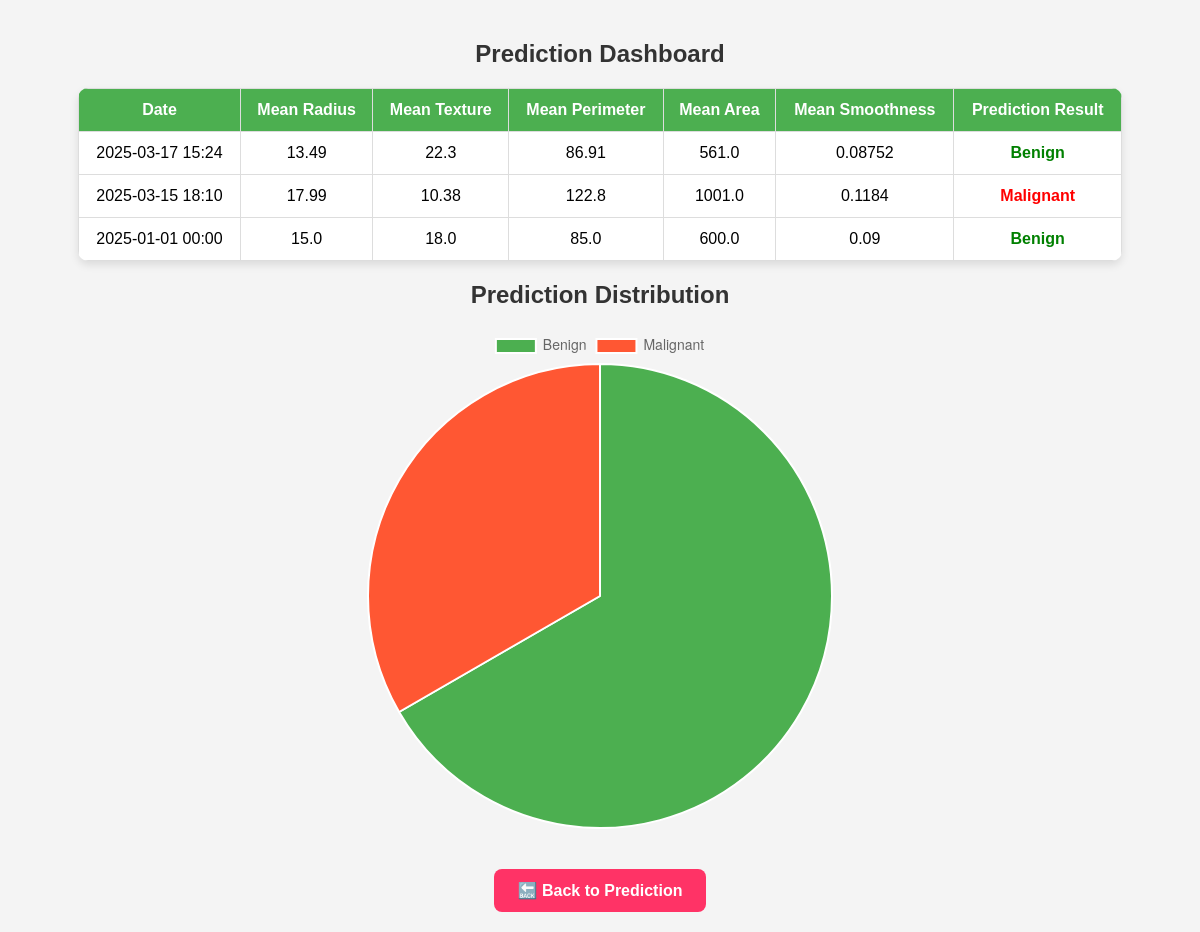
Page /dashboard/ on the earlier database version.
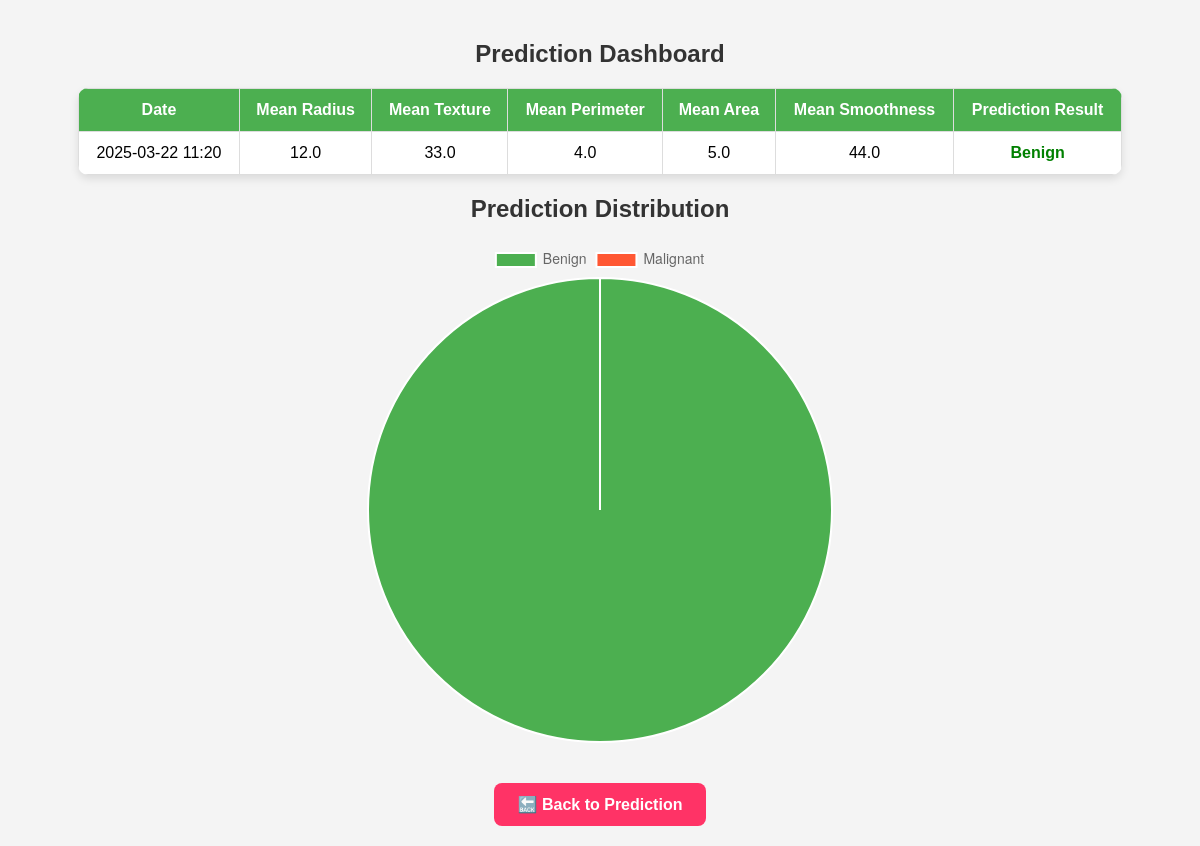
Same page on the later database version.
### Bcancer/models/prediction.py (models this page shows, shortened)
class Prediction(models.Model):
    user = models.ForeignKey(User, on_delete=models.CASCADE, related_name="predictions")  # Link to logged-in user
    mean_radius = models.FloatField()
    mean_texture = models.FloatField()
    mean_perimeter = models.FloatField()
    mean_area = models.FloatField()
    mean_smoothness = models.FloatField()
    result = models.CharField(max_length=100)  # Store prediction result (Malignant/Benign)
    created_at = models.DateTimeField(default=now)  # Auto timestamp
    class Meta:
        ordering = ['-created_at']  # Order by latest predictions first

### Bcancer/views.py (the view)
# urls.py: path('dashboard/', user_dashboard, name="dashboard"),
def user_dashboard(request):
    predictions = Prediction.objects.all().order_by('-created_at').values(
        'created_at', 'mean_radius', 'mean_texture', 'mean_perimeter',
        'mean_area', 'mean_smoothness', 'result'
    )
    benign_count = Prediction.objects.filter(result="Benign").count()
    malignant_count = Prediction.objects.filter(result="Malignant").count()
    context = {
        'predictions': predictions,
        'benign_count': benign_count,
        'malignant_count': malignant_count
    }
    return render(request, 'dashboard.html', context)

### Bcancer/templates/dashboard.html (shortened to what this page needs)
<!DOCTYPE html>
<html lang="en">
<head>
</head>
<body>
    <h2>Prediction Dashboard</h2>
    <table>
        <tr>
            <th>Date</th>
            <th>Mean Radius</th>
            <th>Mean Texture</th>
            <th>Mean Perimeter</th>
            <th>Mean Area</th>
            <th>Mean Smoothness</th>
            <th>Prediction Result</th>
        </tr>
        {% for prediction in predictions %}
        <tr>
            <td>{{ prediction.created_at|date:"Y-m-d H:i" }}</td>
            <td>{{ prediction.mean_radius }}</td>
            <td>{{ prediction.mean_texture }}</td>
            <td>{{ prediction.mean_perimeter }}</td>
            <td>{{ prediction.mean_area }}</td>
            <td>{{ prediction.mean_smoothness }}</td>
            <td>
                <strong style="color: {% if prediction.result == 'Malignant' %}red{% else %}green{% endif %};">
                    {{ prediction.result }}
                </strong>
            </td>
        </tr>
        {% empty %}
        <tr>
            <td colspan="7">No predictions yet.</td>
        </tr>
        {% endfor %}
    </table>
    <h2>Prediction Distribution</h2>
    <div class="chart-container">
        <canvas id="predictionChart"></canvas>
    </div>
    <a href="{% url 'predict_cancer' %}" class="back-button">🔙 Back to Prediction</a>
    <script>
        document.addEventListener("DOMContentLoaded", function () {
            var ctx = document.getElementById('predictionChart');
            if (ctx) {
                var benignCount = {{ benign_count|default:0 }};
                var malignantCount = {{ malignant_count|default:0 }};
                if (benignCount === 0 && malignantCount === 0) {
                    document.querySelector('.chart-container').innerHTML = "<p>No prediction data available for chart.</p>";
                } else {
                    new Chart(ctx, {
                        type: 'pie',
                        data: {
                            labels: ['Benign', 'Malignant'],
                            datasets: [{
                                data: [benignCount, malignantCount],
                                backgroundColor: ['#4CAF50', '#FF5733'],
                                hoverOffset: 4
                            }]
                        },
                        options: {
                            responsive: true,
                            plugins: {
                                legend: {
                                    position: 'top',
                                    labels: { font: { size: 14 } }
                                }
                            }
                        }
                    });
                }
            } else {
                console.error("Canvas element not found!");
            }
        });
    </script>
</body>
</html>

### Bcancer/templates/dashboard.html (style rules this page uses)
body { font-family: Arial, sans-serif; background-color: #f4f4f4; margin: 0; padding: 20px; text-align: center; }
h2 { color: #333; }
table { width: 90%; margin: 20px auto; border-collapse: collapse; background: white; box-shadow: 0 4px 8px rgba(0, 0, 0, 0.1); border-radius: 10px; overflow: hidden; }
th, td { padding: 12px; border: 1px solid #ddd; text-align: center; }
th { background-color: #4CAF50; color: white; }
.chart-container { width: 60%; max-width: 500px; margin: 20px auto; }
.back-button { display: inline-block; margin-top: 20px; padding: 12px 24px; background-color: #ff3366; color: white; text-decoration: none; border-radius: 8px; font-weight: bold; transition: background 0.3s ease; }

Differences in the rows shown:
removed Prediction: created_at "2025-03-17 15:24", mean_radius "13.49", mean_texture "22.3", mean_perimeter "86.91", mean_area "561.0", mean_smoothness "0.08752", result "Benign"
removed Prediction: created_at "2025-03-15 18:10", mean_radius "17.99", mean_texture "10.38", mean_perimeter "122.8", mean_area "1001.0", mean_smoothness "0.1184", result "Malignant"
changed Prediction "Benign": created_at "2025-01-01 00:00" → "2025-03-22 11:20"; mean_radius "15.0" → "12.0"; mean_texture "18.0" → "33.0"; mean_perimeter "85.0" → "4.0"; mean_area "600.0" → "5.0"; mean_smoothness "0.09" → "44.0"
Other differences:
chart data {{ benign_count|default:0 }}: 2 → 1
chart data {{ malignant_count|default:0 }}: 1 → 0
